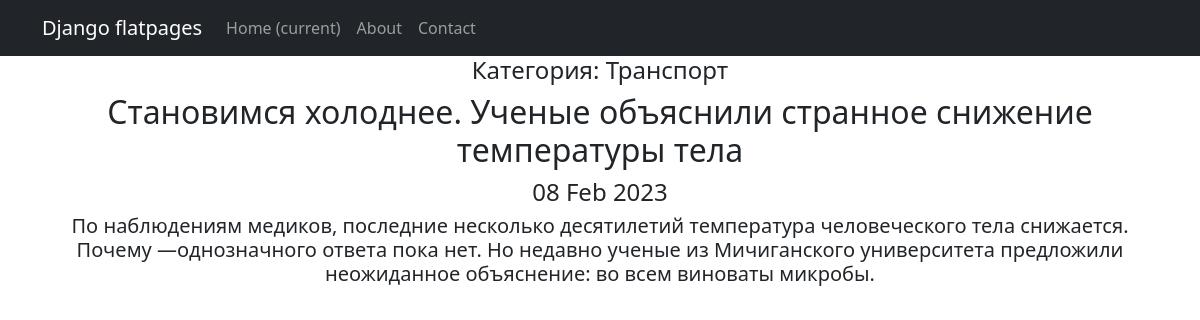
Screenshot of /news/12 with the database file from the repository.
### content/models.py (models this page shows, shortened)
class Category(models.Model):
    category = models.CharField(max_length=50, unique=True)
    user = models.ManyToManyField(User, through='Subscribers')

class Post(models.Model):
    article = 'A'
    news = 'N'
    TYPES = [
        (article, 'Статья'),
        (news, 'Новость')
    ]
    author = models.ForeignKey(Author, on_delete=models.CASCADE)
    type = models.CharField(max_length=2,
                                choices=TYPES,
                                default=article)
    time_in = models.DateTimeField(auto_now_add=True)
    category = models.ManyToManyField(Category, through='PostCategory')
    title = models.TextField(default='Заголовок')
    text = models.TextField(default='Содержание')
    rating = models.IntegerField(default=0)

### content/views.py (the view, shortened to what this page needs)
# urls.py: path('<int:pk>', NewsDetailView.as_view(), name='news_detail'),
class NewsDetailView(DetailView):
    model = Post
    template_name = 'one_news.html'
    context_object_name = "obj"
    def get_context_data(self, **kwargs):
        context = super().get_context_data()
        user = self.request.user
        post_id = self.kwargs['pk']
        category = PostCategory.objects.get(post_id=post_id).category_id
        context['is_author'] = user.groups.filter(name='author').exists()
        context['category'] = Category.objects.get(pk=category).category
        context['is_category_subscribe'] = not Subscribers.objects.filter(user_id=self.request.user.id,
                                                                          category_id=category).exists()
        return context

### content/templatetags/custom_filters.py (called while the page is built)
def checking_letter(value:str, orig:list, num:int):
    if orig[num][0].isupper():
        changed = list(value)
        changed[0] = changed[0].upper()
        changed = "".join(changed)
        return changed
    else:
        return value

@register.filter()
def censor(value):
    try:
        original_str = value.split(' ')
        lower_str = value.lower().split(' ')
        result = []
        i = -1
        for word in lower_str:
            i += 1
            if word in BANNED_WORDS:
                word = replace_with_stars(word)
            word = checking_letter(word, original_str, i)
            result.append(word)
        return " ".join(result)
    except ValueError:
        print("Переданная переменная не является строковой!")
        return value

### templates/one_news.html (shortened to what this page needs)
{% extends 'flatpages/default.html' %}
{% load custom_filters %}
{% block content %}
<h4>Категория: {{ category }}</h4>
<table>
    <tr>
        <h2>{{ obj.title | censor}}</h2>
    </tr>
    <tr>
        <h4>{{ obj.time_in | date:'d M Y' }}</h4>
    </tr>
    <tr>
        <h5>{{ obj.text | censor}}</h5>
    </tr>
</table>
{% endblock content %}

### rows the page displays
Category: category "Транспорт"
Post: title|censor "Становимся холоднее. Ученые объяснили странное снижение температуры тела", time_in "08 Feb 2023", text|censor "По наблюдениям медиков, последние несколько десятилетий температура человеческого тела снижается. Почему —однозначного ответа пока нет. Но недавно ученые из Мичиганского университета предложили неожиданное объяснение: во всем виноваты микробы."
